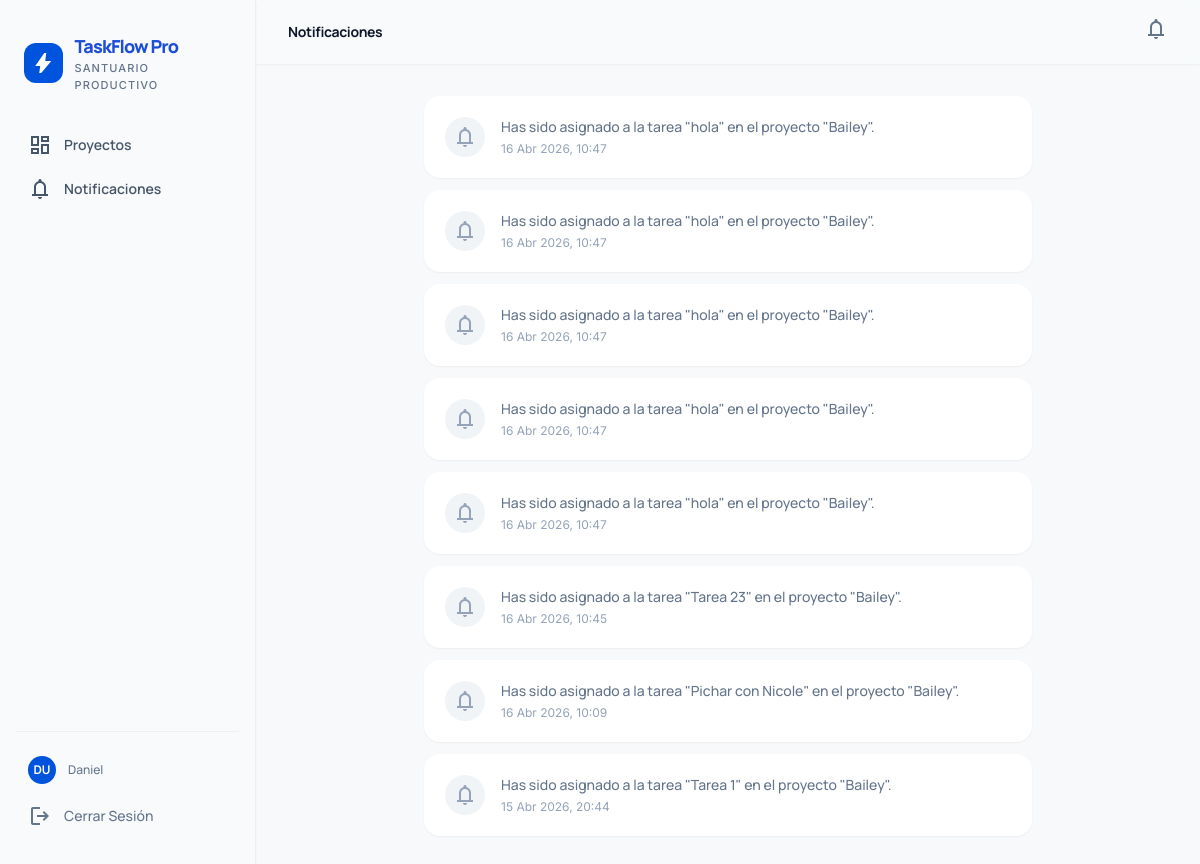
Screenshot of /notificaciones/ (signed in) with the database file from the repository.
### apps/usuarios/models.py (models this page shows, shortened)
class Usuario(AbstractBaseUser, PermissionsMixin):
    nombre = models.CharField(max_length=150, verbose_name='Nombre completo')
    email = models.EmailField(unique=True, verbose_name='Correo electrónico')
    fecha_creacion = models.DateTimeField(auto_now_add=True, verbose_name='Fecha de creación')
    is_active = models.BooleanField(default=True)
    is_staff = models.BooleanField(default=False)
    USERNAME_FIELD = 'email'
    REQUIRED_FIELDS = ['nombre']
    objects = UsuarioManager()
    class Meta:
        verbose_name = 'usuario'
        verbose_name_plural = 'usuarios'
        ordering = ['nombre']
    def get_short_name(self):
        return self.nombre.split()[0] if self.nombre else self.email
    def get_initials(self):
        parts = self.nombre.strip().split()
        if len(parts) >= 2:
            return f'{parts[0][0]}{parts[1][0]}'.upper()
        return self.nombre[:2].upper() if self.nombre else 'US'

### apps/notificaciones/models.py (models this page shows, shortened)
class Notificacion(models.Model):
    usuario = models.ForeignKey(
        settings.AUTH_USER_MODEL,
        on_delete=models.CASCADE,
        related_name='notificaciones',
        verbose_name='Usuario',
    )
    mensaje = models.TextField(verbose_name='Mensaje')
    leido = models.BooleanField(default=False, verbose_name='Leído')
    fecha = models.DateTimeField(auto_now_add=True, verbose_name='Fecha')
    class Meta:
        verbose_name = 'notificación'
        verbose_name_plural = 'notificaciones'
        ordering = ['-fecha']

### apps/notificaciones/views.py (the view)
# urls.py: path('', views.lista_notificaciones, name='lista'),
@login_required
def lista_notificaciones(request):
    notificaciones = Notificacion.objects.filter(usuario=request.user)
    marcar_todas_leidas(request.user)
    return render(request, 'taskflow/notificaciones/lista.html', {
        'notificaciones': notificaciones,
    })

### apps/notificaciones/services.py (called while the page is built)
def marcar_todas_leidas(usuario):
    from apps.notificaciones.models import Notificacion
    Notificacion.objects.filter(usuario=usuario, leido=False).update(leido=True)

### templates/taskflow/notificaciones/lista.html (shortened to what this page needs)
{% extends 'taskflow/base.html' %}
{% block nav_breadcrumb %}
<span class="text-slate-900 font-bold tracking-tight capitalize text-sm">Notificaciones</span>
{% endblock %}
{% block content %}
<div class="p-8 max-w-2xl mx-auto">
    {% if notificaciones %}
    <div class="space-y-3">
        {% for n in notificaciones %}
        <div class="bg-surface-container-lowest p-5 rounded-2xl shadow-sm flex items-start gap-4 {% if not n.leido %}border-l-[3px] border-l-primary{% endif %} border border-transparent hover:border-slate-200 transition-colors">
            <div class="w-10 h-10 rounded-full {% if n.leido %}bg-surface-container-low text-slate-400{% else %}bg-primary/10 text-primary{% endif %} flex items-center justify-center flex-shrink-0">
                <span class="material-symbols-outlined">notifications</span>
            </div>
            <div class="flex-1">
                <p class="text-sm font-medium {% if not n.leido %}text-on-background font-bold{% else %}text-slate-500{% endif %}">{{ n.mensaje }}</p>
                <p class="text-xs text-slate-400 mt-1 font-label">{{ n.fecha|date:"d M Y, H:i" }}</p>
            </div>
        </div>
        {% endfor %}
    </div>
    {% else %}
    <div class="text-center py-20 text-slate-400">
        <span class="material-symbols-outlined text-6xl mb-4 block">notifications_off</span>
        <p class="font-medium">No tienes notificaciones aún.</p>
    </div>
    {% endif %}
</div>
{% endblock %}

### templates/taskflow/base.html (shortened to what this page needs)
<!DOCTYPE html>
<html class="light" lang="es">
<head>
<script src="https://cdn.tailwindcss.com?plugins=forms,container-queries"></script>
<script id="tailwind-config">
    tailwind.config={darkMode:"class",theme:{extend:{"colors":{"surface":"#f7f9fb","primary-container":"#3e76fe","primary":"#0053dc","surface-variant":"#dce4e8","secondary-container":"#d3e4fe","on-secondary-container":"#435368","surface-container-high":"#e3e9ed","on-surface-variant":"#596064","surface-container-low":"#f0f4f7","background":"#f7f9fb","on-background":"#2c3437","surface-container":"#eaeff2","on-primary":"#faf8ff","surface-container-lowest":"#ffffff","primary-dim":"#0049c2","on-surface":"#2c3437","error":"#a83836","on-tertiary-container":"#006259","tertiary":"#006b62","tertiary-container":"#91feef","outline":"#747c80","outline-variant":"#acb3b7","error-container":"#fa746f","on-error-container":"#6e0a12"},
    "borderRadius":{"DEFAULT":"0.25rem","lg":"0.5rem","xl":"0.75rem","full":"9999px"},
    "fontFamily":{"headline":["Manrope"],"body":["Manrope"],"label":["Inter"]}}}}
</script>
</head>
<body class="text-on-background antialiased {% block body_classes %}overflow-x-hidden{% endblock %}">
<aside class="bg-slate-50 h-screen w-64 fixed left-0 top-0 flex flex-col py-8 px-4 z-50 shadow-sm border-r border-slate-200/50">
    <div class="mb-8 px-2 flex items-center gap-3">
        <div class="w-10 h-10 bg-primary rounded-xl flex items-center justify-center text-white">
            <span class="material-symbols-outlined" style="font-variation-settings:'FILL' 1;">bolt</span>
        </div>
        <div>
            <h2 class="text-lg font-black tracking-tighter text-blue-700">TaskFlow Pro</h2>
            <p class="text-[11px] font-label font-medium text-slate-500 uppercase tracking-widest">Santuario Productivo</p>
        </div>
    </div>
    <nav class="space-y-1 flex-1">
        <a class="flex items-center gap-3 px-3 py-2 text-slate-600 hover:bg-slate-200/30 rounded-lg transition-all"
           href="{% url 'proyectos:lista' %}">
            <span class="material-symbols-outlined">dashboard</span>
            <span class="font-semibold text-sm">Proyectos</span>
        </a>
        <a class="flex items-center gap-3 px-3 py-2 text-slate-600 hover:bg-slate-200/30 rounded-lg transition-all"
           href="{% url 'notificaciones:lista' %}">
            <span class="material-symbols-outlined">notifications</span>
            <span class="font-semibold text-sm">Notificaciones</span>
        </a>
    </nav>
    <div class="mt-auto space-y-1 pt-4 border-t border-slate-200/50">
        <div class="flex items-center gap-3 px-3 py-2 text-slate-500 text-sm">
            <div class="w-7 h-7 rounded-full bg-primary flex items-center justify-center text-white text-xs font-bold flex-shrink-0">
                {{ request.user.get_initials }}
            </div>
            <span class="truncate text-xs font-medium">{{ request.user.get_short_name }}</span>
        </div>
        <a href="{% url 'usuarios:logout' %}"
           class="flex items-center gap-3 px-3 py-2 text-slate-500 font-medium text-sm hover:text-red-600 transition-colors">
            <span class="material-symbols-outlined">logout</span>
            <span>Cerrar Sesión</span>
        </a>
    </div>
</aside>
<header class="bg-slate-50/80 backdrop-blur-xl fixed top-0 left-64 right-0 z-40 h-16 flex justify-between items-center px-8 shadow-sm">
    <nav class="flex items-center gap-2 text-xs font-medium text-slate-400 uppercase tracking-widest label-text">
        {% block nav_breadcrumb %}{% endblock %}
    </nav>
    <div class="flex items-center gap-4">
        <a href="{% url 'notificaciones:lista' %}" class="text-slate-500 hover:text-slate-800 transition-colors relative" title="Notificaciones">
            <span class="material-symbols-outlined">notifications</span>
        </a>
    </div>
</header>
<main class="ml-64 pt-16 min-h-screen bg-surface">
    {% block content %}{% endblock %}
</main>
</body>
</html>

### rows the page displays
Usuario: user.get_initials "DU", user.get_short_name "Daniel"
Notificacion: mensaje "Has sido asignado a la tarea \"hola\" en el proyecto \"Bailey\".", fecha "16 Abr 2026, 10:47"
Notificacion: mensaje "Has sido asignado a la tarea \"hola\" en el proyecto \"Bailey\".", fecha "16 Abr 2026, 10:47"
Notificacion: mensaje "Has sido asignado a la tarea \"hola\" en el proyecto \"Bailey\".", fecha "16 Abr 2026, 10:47"
Notificacion: mensaje "Has sido asignado a la tarea \"hola\" en el proyecto \"Bailey\".", fecha "16 Abr 2026, 10:47"
Notificacion: mensaje "Has sido asignado a la tarea \"hola\" en el proyecto \"Bailey\".", fecha "16 Abr 2026, 10:47"
Notificacion: mensaje "Has sido asignado a la tarea \"Tarea 23\" en el proyecto \"Bailey\".", fecha "16 Abr 2026, 10:45"
Notificacion: mensaje "Has sido asignado a la tarea \"Pichar con Nicole\" en el proyecto \"Bailey\".", fecha "16 Abr 2026, 10:09"
Notificacion: mensaje "Has sido asignado a la tarea \"Tarea 1\" en el proyecto \"Bailey\".", fecha "15 Abr 2026, 20:44"
